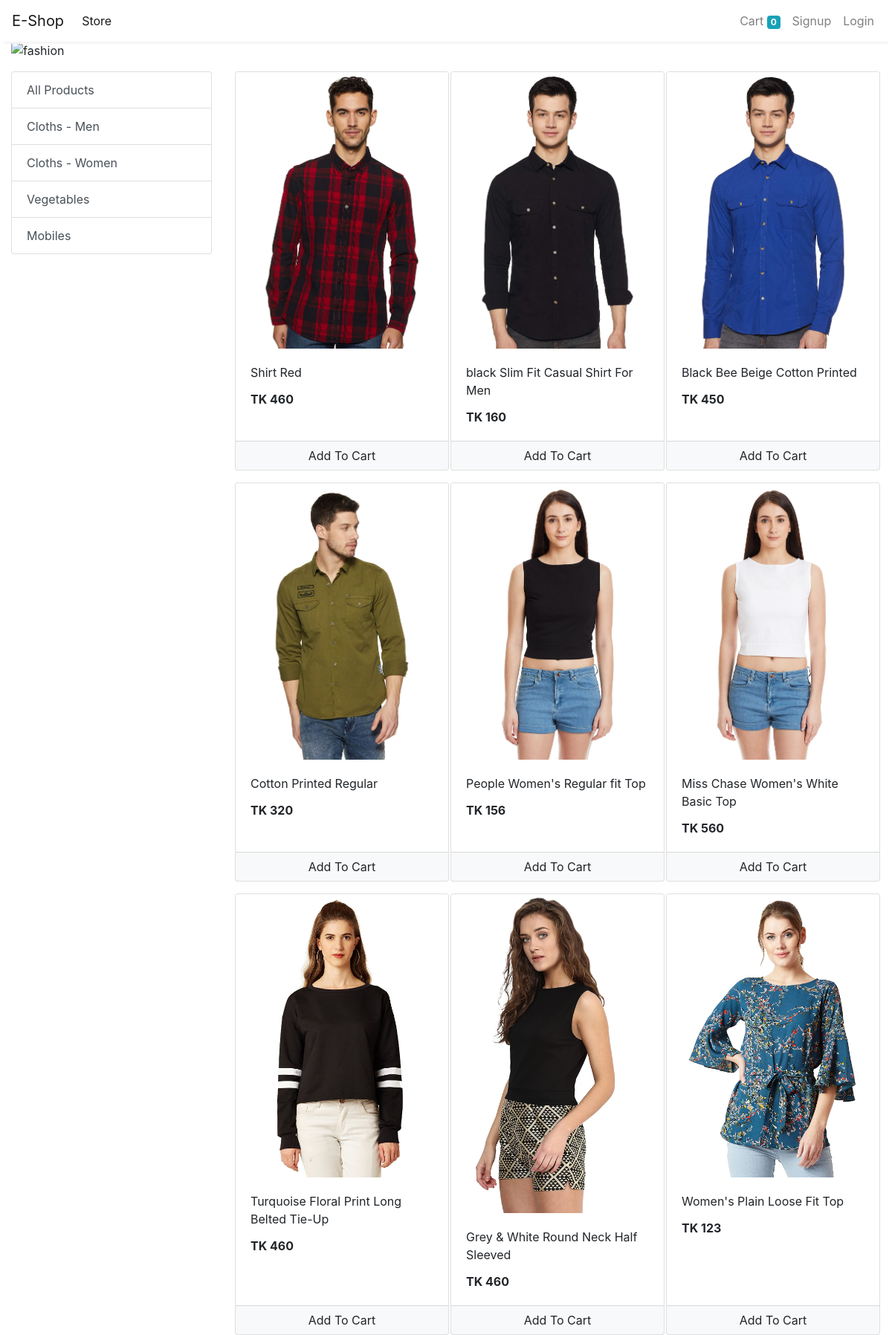
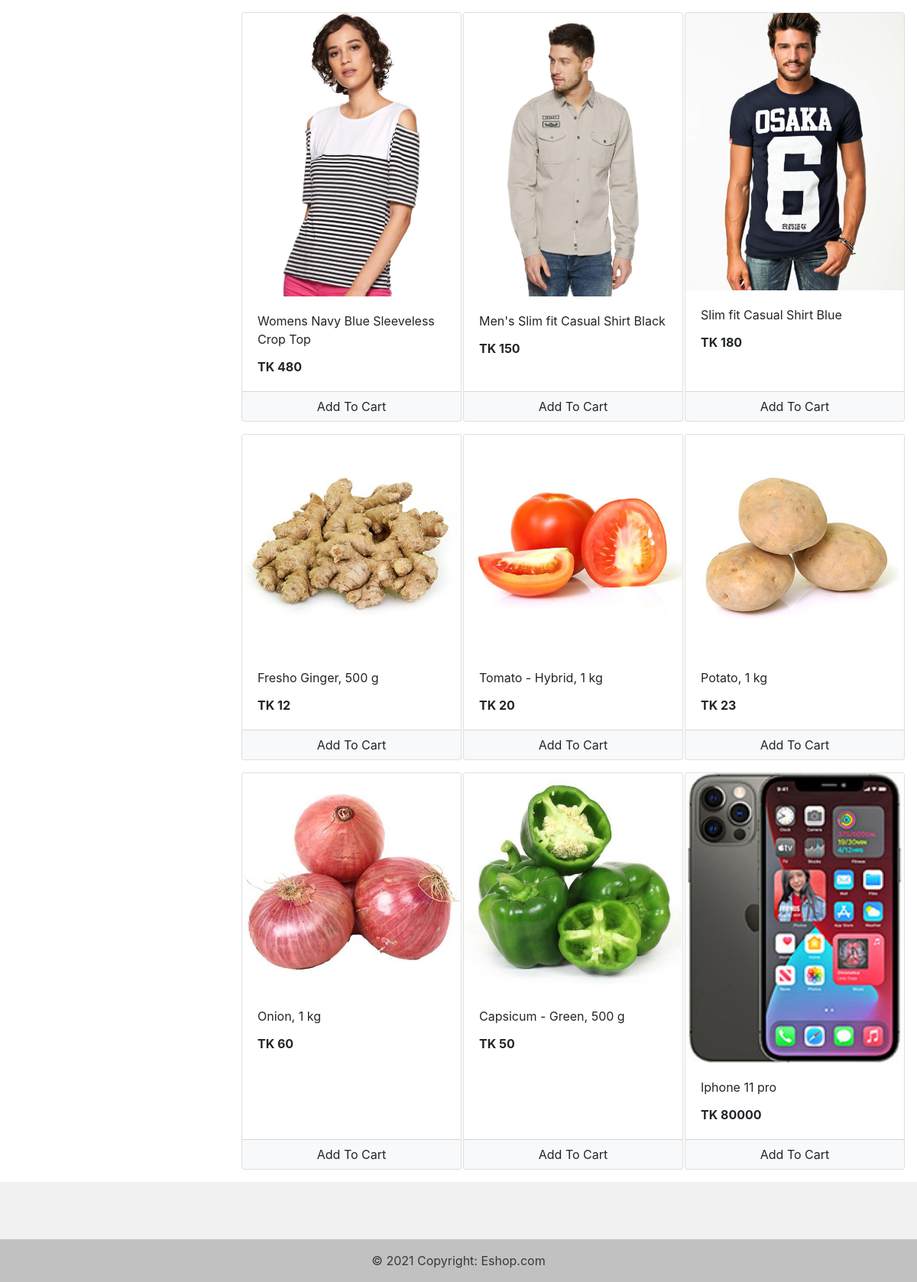
The app's page /store with its own data (2 pictures, top to bottom).
### store/models/category.py (models this page shows, shortened)
class Category(models.Model):
    name = models.CharField(max_length=20)
    @staticmethod
    def get_all_categories():
        return Category.objects.all()

### store/models/product.py (models this page shows, shortened)
class Product(models.Model):
    name = models.CharField(max_length=50)
    price = models.IntegerField(default=0)
    category = models.ForeignKey(Category, on_delete=models.CASCADE, default=1)
    description = models.CharField(max_length=200, default='' , null=True , blank=True)
    image = models.ImageField(upload_to='uploads/products/')
    @staticmethod
    def get_all_products():
        return Product.objects.all()

### store/views/home.py (the view)
# urls.py: path('' , include('store.urls'))
def store(request):
    cart = request.session.get('cart')
    if not cart:
        request.session['cart'] = {}
    products = None
    categories = Category.get_all_categories()
    categoryID = request.GET.get('category')
    if categoryID:
        products = Product.get_all_products_by_categoryid(categoryID)
    else:
        products = Product.get_all_products();
    data = {}
    data['products'] = products
    data['categories'] = categories
    print('you are : ', request.session.get('email'))
    return render(request, 'index.html', data)

### store/templatetags/cart.py (called while the page is built)
@register.filter(name='is_in_cart')
def is_in_cart(product  , cart):
    keys = cart.keys()
    for id in keys:
        if int(id) == product.id:
            return True
    return False;

### store/templatetags/custom_filter.py (called while the page is built)
@register.filter(name='currency')
def currency(number):
    return "TK "+str(number)

### store/templates/index.html (shortened to what this page needs)
{% extends 'base.html' %}
{% block content %}
{% load cart %}
{% load custom_filter %}
<div class="container-fluid">
<div id="carouselExampleIndicators" class="carousel slide" data-ride="carousel">
	<ol class="carousel-indicators">
	</ol>
	<div class="carousel-inner">
	  <div class="carousel-item active">
		<img src="https://source.unsplash.com/900x400/?fashion,men" class="d-block w-100" alt="fashion">
	  </div>
	</div>
	<a class="carousel-control-prev" href="#carouselExampleIndicators" role="button" data-slide="prev">
	  <span class="carousel-control-prev-icon" aria-hidden="true"></span>
	</a>
	<a class="carousel-control-next" href="#carouselExampleIndicators" role="button" data-slide="next">
	  <span class="carousel-control-next-icon" aria-hidden="true"></span>
	</a>
  </div>
</div>
<div class="container-fluid mt-3">
	<div class="row">
		<div class="col-lg-3 mx-auto">
			<div class="list-group">
				<a href="/" class="list-group-item list-group-item-action">All Products</a>
				{% for category in categories %}
				<a href="/?category={{category.id}}"
					class="list-group-item list-group-item-action">{{category.name}}</a>
				{% endfor %}
			</div>
		</div>
		<div id='products' class="col-lg-9 mx-auto">
			<div class="row mx-auto">
				{% for product in products %}
				<div class="card mx-auto mb-3" id={{product.id}} style="width: 18rem;">
					<img class="card-img-top" src="{{product.image.url}}" alt="Card image cap">
					<div class="card-body">
						<p class="card-title">{{product.name}}</p>
						<p class="card-text"><b>{{product.price|currency}}</b></p>
					</div>
					<div class="card-footer p-0 no-gutters">
						{% if product|is_in_cart:request.session.cart %}
						<div class="row no-gutters">
							<form action="/#{{product.id}}" class="col-2 " method="post">
								{% csrf_token %}
								<input hidden type="text" name='product' value='{{product.id}}'>
								<input hidden type="text" name='remove' value='True'>
								<input type="submit" value=" - " class="btn btn-block btn-light border-right">
							</form>
							<div class="text-center col">{{product|cart_quantity:request.session.cart}} in Cart</div>
							<form action="/#{{product.id}}" class="col-2 " method="post">
								{% csrf_token %}
								<input hidden type="text" name='product' value='{{product.id}}'>
								<input type="submit" value=" + " class="btn btn-block btn-light border-left">
							</form>
						</div>
						{% else %}
						<form action="/#{{product.id}}" method="POST" class="btn-block">
							<input type="submit" class="float-right btn btn-light  form-control"
								value="Add To Cart">
						</form>
						{% endif %}
					</div>
				</div>
				{% endfor %}
			</div>
		</div>
	</div>
</div>
{% endblock %}

### records on screen
Category: name "Cloths - Men"
Category: name "Cloths - Women"
Category: name "Vegetables"
Category: name "Mobiles"
Product: image (picture), name "Shirt Red", price "TK 460"
Product: image (picture), name "black Slim Fit Casual Shirt For Men", price "TK 160"
Product: image (picture), name "Black Bee Beige Cotton Printed", price "TK 450"
Product: image (picture), name "Cotton Printed Regular", price "TK 320"
Product: image (picture), name "People Women's Regular fit Top", price "TK 156"
Product: image (picture), name "Miss Chase Women's White Basic Top", price "TK 560"
Product: image (picture), name "Turquoise Floral Print Long Belted Tie-Up", price "TK 460"
Product: image (picture), name "Grey & White Round Neck Half Sleeved", price "TK 460"
Product: image (picture), name "Women's Plain Loose Fit Top", price "TK 123"
Product: image (picture), name "Womens Navy Blue Sleeveless Crop Top", price "TK 480"
Product: image (picture), name "Men's Slim fit Casual Shirt Black", price "TK 150"
Product: image (picture), name "Slim fit Casual Shirt Blue", price "TK 180"
Product: image (picture), name "Fresho Ginger, 500 g", price "TK 12"
Product: image (picture), name "Tomato - Hybrid, 1 kg", price "TK 20"
Product: image (picture), name "Potato, 1 kg", price "TK 23"
Product: image (picture), name "Onion, 1 kg", price "TK 60"
Product: {{ product.id }} 18 (drawn), image (picture), name "Capsicum - Green, 500 g", price "TK 50"
Product: image (picture), name "Iphone 11 pro", price "TK 80000"

### other values on screen
{{ request.session.cart.keys|length }} "0"
